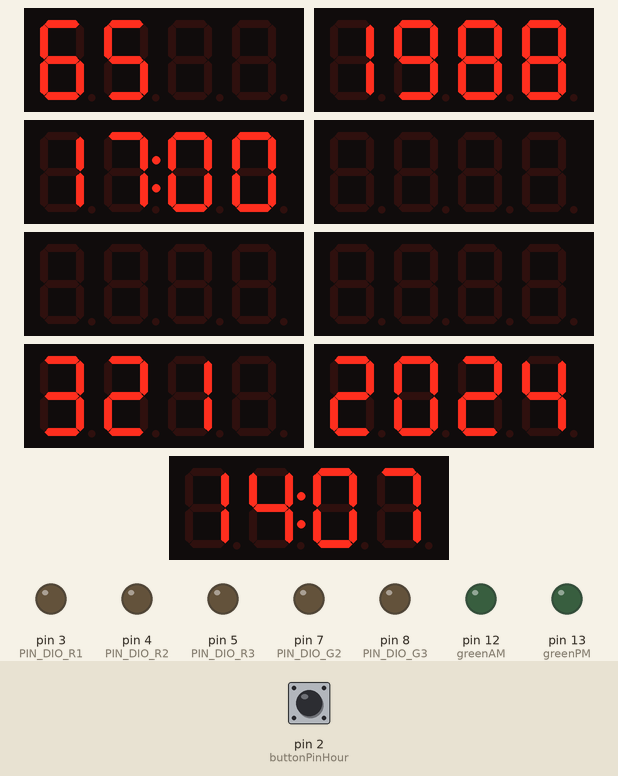
The sketch below on a simulated Arduino Uno, built with avr-gcc and run on an emulated ATmega328P. Parts: 9 × 4-digit seven-segment display, output pins drawn as LEDs (lit = HIGH). Inputs (shaded band) come from the test bench; at power-on: pin 2 (buttonPinHour) HIGH. The local clock reads 2024-03-15 10:24:30 at power-on unless the sketch sets it.

Above: at 11.4 s.
11.5 s: pin 2 (buttonPinHour) pulled LOW for 3 s
16.5 s: pin 2 (buttonPinHour) driven LOW
At 24.7 s:
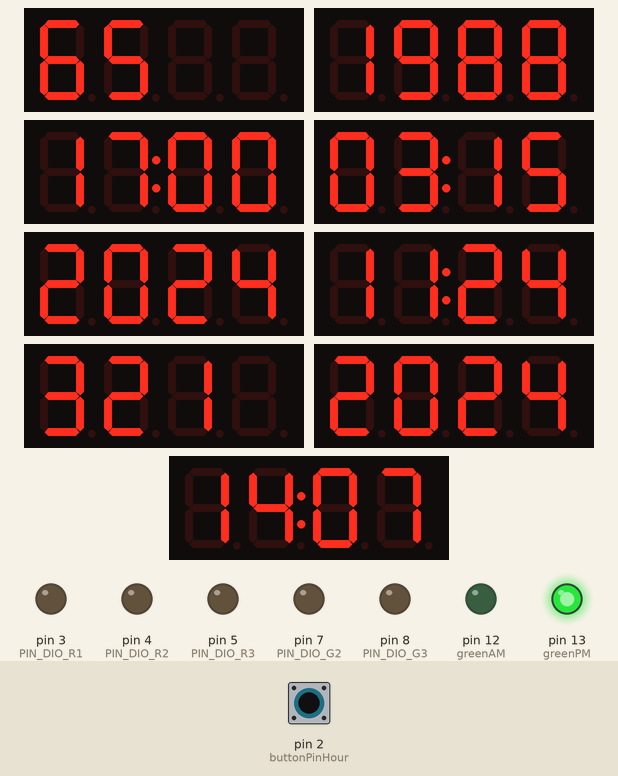
25.8 s: pin 2 (buttonPinHour) driven HIGH
At 33.7 s:
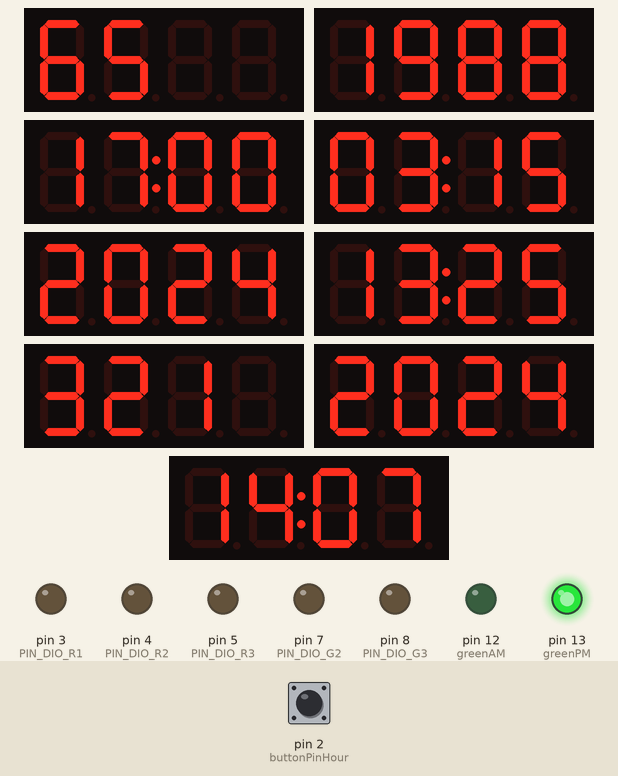
34.9 s: pin 2 (buttonPinHour) driven LOW
At 41.8 s:
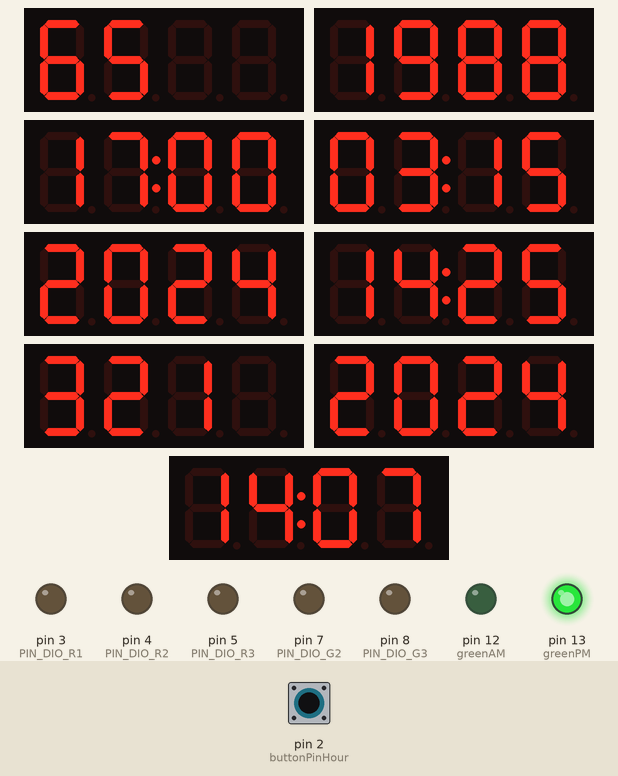
Timing chart, 0 to 43.3 s (numbered marks = the images above; inputs shaded):
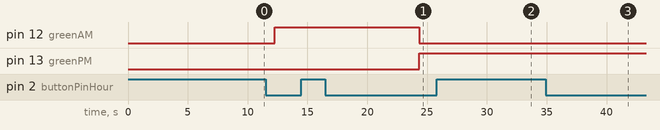

The sketch:

bttf_upgrade.ino
```cpp
#include "SevenSegmentTM1637.h"
#include "SevenSegmentExtended.h"
#include "RTClib.h"
#define showTime 1000 // Delay affichage Heure -> millis


// Sortie horloge Rouge
const byte PIN_CLK_Red = A0;   // define CLK pin
// Sortie horloge Verte
const byte PIN_CLK_Green = A1;   // define CLK pin
// Sortie horloge Orange
const byte PIN_CLK_Orange = A2;   // define CLK pin

//RED Displays
const byte PIN_DIO_R1 = 3;
SevenSegmentExtended      red1(PIN_CLK_Red, PIN_DIO_R1);
const byte PIN_DIO_R2 = 4;
SevenSegmentTM1637       red2(PIN_CLK_Red, PIN_DIO_R2);
const byte PIN_DIO_R3 = 5;
SevenSegmentExtended     red3(PIN_CLK_Red, PIN_DIO_R3);

//GREEN Displays
const byte PIN_DIO_G1 = 6;
SevenSegmentExtended      green1(PIN_CLK_Green, PIN_DIO_G1);
const byte PIN_DIO_G2 = 7;
SevenSegmentTM1637       green2(PIN_CLK_Green, PIN_DIO_G2);
const byte PIN_DIO_G3 = 8;
SevenSegmentExtended     green3(PIN_CLK_Green, PIN_DIO_G3);
int greenAM = 12;
int greenPM = 13;

// ORANGE Displays
const byte PIN_DIO_O1 = 9;   // define DIO pin (any digital pin)
SevenSegmentExtended      orange1(PIN_CLK_Orange, PIN_DIO_O1); // SegmentExtended pour utiliser la methode "PrintTime"
const byte PIN_DIO_O2 = 10;
SevenSegmentTM1637        orange2(PIN_CLK_Orange, PIN_DIO_O2); //SegmentTM1637 pour utiliser la methode "print" permet d'enlever les ":" entre les chiffres
const byte PIN_DIO_O3 = 11;
SevenSegmentExtended       orange3(PIN_CLK_Orange, PIN_DIO_O3);

bool parse=false;
bool config=false;
int Hour=0;
RTC_DS3231 rtc;
int backlight = 40;
int year_red = 2024;
int time_red = 0501;
int time_orange = 0101;
int year_orange = 1988;
//// bouttons
int buttonPinHour=2; // Heure +
///int buttonPinMin=3; // Min +

//// variables année mois date heure
int yearupg;
int monthupg;
int dayupg;
int hourupg;
int minupg;
int secupg;


void setup() {

  pinMode(PIN_CLK_Red, OUTPUT);
  pinMode(PIN_CLK_Green, OUTPUT);
  pinMode(PIN_CLK_Orange, OUTPUT);
  pinMode(PIN_DIO_O1, OUTPUT);
  pinMode(PIN_DIO_O2, OUTPUT);
  pinMode(PIN_DIO_O3, OUTPUT);
  pinMode(PIN_DIO_G1, OUTPUT);
  pinMode(PIN_DIO_G2, OUTPUT);
  pinMode(PIN_DIO_G3, OUTPUT);
  pinMode(PIN_DIO_R1, OUTPUT);
  pinMode(PIN_DIO_R2, OUTPUT);
  pinMode(PIN_DIO_R3, OUTPUT);
  pinMode(greenAM, OUTPUT);
  pinMode(greenPM, OUTPUT);

  Serial.begin(9600);       // initializes the Serial connection @ 9600 baud
  orange1.begin();            // initializes the display
  orange2.begin();
  orange3.begin();
  green1.begin();
  green2.begin();
  green3.begin();
  red1.begin();
  red2.begin();
  red3.begin();
  orange1.setBacklight(backlight);  // set the brightness to 100 %
  orange2.setBacklight(backlight);
  orange2.setColonOn(0); // Switch off ":" for orange "year"
  orange3.setBacklight(backlight);
  green1.setBacklight(backlight);
  green2.setBacklight(backlight);
  green3.setBacklight(backlight);
  red1.setBacklight(backlight);
  red2.setBacklight(backlight);
  red3.setBacklight(backlight);
  red2.setColonOn(0); // Switch off ":" for red "year"
  red1.setColonOn(0); // Switch off ":" for red "date"
  green1.setColonOn(0); // Switch off ":" for green "year"

 /*
#ifndef ESP8266
  while (!Serial); // for Leonardo/Micro/Zero
#endif
*/

  Serial.begin(9600);
  delay(1000); // wait for console opening
  if (! rtc.begin()) {
    Serial.println("Couldn't find RTC");
    while (1);
  }
  if (rtc.lostPower()) {
    Serial.println("RTC lost power, lets set the time!");
  }
  //rtc.adjust(DateTime(2023, 3, 18, 11, 19, 30));


  // buttons
  pinMode(buttonPinHour,INPUT);
  digitalWrite(buttonPinHour,HIGH);
  //pinMode(buttonPinMin,INPUT);
  //digitalWrite(buttonPinMin,HIGH);
}

void loop() {

  //Red displays -  Destination TIME 11.05 2028 10:04
  //red1.printTime(11, 9, true);
  red1.print(time_red, true);
  red2.print(year_red, true);
  red3.printTime(14, 07, true);

  // Orange Displays - Last time departed 10.26 1985 01:24
  //orange1.printTime(11, 9, true);
  orange1.print(time_orange, true);
  orange2.print(year_orange, true);
  orange3.printTime(17, 00, true);


  // variables upgrade
  DateTime now = rtc.now();
  yearupg=now.year();
  monthupg=now.month();
  dayupg=now.day();
  hourupg=now.hour();
  minupg=now.minute();
  secupg=now.second();


  if(now.hour()>=13){
      Hour=now.hour();
      digitalWrite(greenAM,0);
      digitalWrite(greenPM,1);}
  else if(now.hour()==12)
     {Hour=now.hour();
     digitalWrite(greenAM,0);
     digitalWrite(greenPM,1);}
  else{
      Hour=now.hour();
      digitalWrite(greenAM,1);
      digitalWrite(greenPM,0);
  }

// bouton heure
  if(digitalRead(buttonPinHour)==0) {
      hourupg=hourupg+1;
      if(hourupg>=24){
          hourupg=00;
      }
  rtc.adjust(DateTime(yearupg, monthupg, dayupg, hourupg, minupg, secupg));
  }

/*
// bouton minute
     if(digitalRead(buttonPinMin)==0) {
         minupg=minupg+1;
         secupg=00;
         if(minupg>59){
            minupg=00;
         }
         rtc.adjust(DateTime(yearupg, monthupg, dayupg, hourupg, minupg, secupg));
    }
*/


//Green Displays - Present TIME - Heure actuelle
  green1.printTime(now.month(), now.day(), true);
  green2.print(now.year());
//green3.printTime(Hour, now.minute(), true);

  green3.printTime(now.hour(), now.minute(), true);
}
```

Measured:
- after the input at 16.5 s, pin 12 (greenAM): HIGH → LOW after 7.9 s; pin 13 (greenPM): LOW → HIGH after 7.9 s
